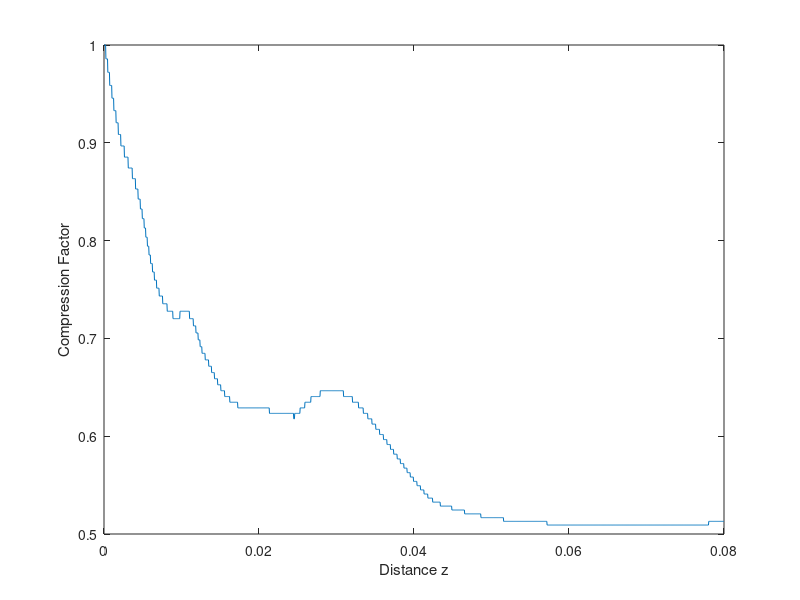

Recreate this plot in MATLAB. (Note: this script raises an error after producing the figure.)
%First order soliton with chirp
%%
clc; clear all; close all;

b2 = -200;%-33;% -10;
b2_initial = b2;

To= 0.908;%10; %Pulse width
T = 20*To;
nSamples = 2^10;

sigma = 53;%0.05;
C = sigma/b2;

% C = -0.265;
% sigma = C*b2;

Fs = (nSamples-1)/T;

dt = 1/Fs;
t = (-nSamples/2:nSamples/2-1)*dt;

df = 2*pi/T;
f = (-nSamples/2:nSamples/2-1)*df;
f = fftshift(f);

N_order = 1;
Ld = To^2/abs(b2);
gama = 20;
L = 0.08;
Po = 0.25*abs(b2)/gama/To^2;%3;
Lnl = 1/(Po*gama);


dz = min(Ld,Lnl)/100;
z_vector = 0:dz:L;

sep_factor = 5*To;
%%
simul_wave = zeros(length(z_vector), length(t));
% spec_wave = zeros(length(z_vector), length(t));

%Three pulses
% A = sech(t/To + -1*sep_factor*To).*exp((1i*C*t.^2)/2);
% A = A + sech(t/To + 0*sep_factor*To).*exp((1i*C*t.^2)/2);
% A = A + sech(t/To + 1*sep_factor*To).*exp((1i*C*t.^2)/2);

%Two pulses
A = sech(t/To + sep_factor/2 + -1*sep_factor).*exp((1i*C*t.^2)/2);
A = A + sech(t/To + sep_factor/2 + 0*sep_factor).*exp((1i*C*t.^2)/2);


Ao = abs(A).^2;
% plot(t/To,Ao)
fwhm1=find(abs(Ao)>abs(max(Ao)/2));
fwhm1=length(fwhm1);
fwhm_vec = zeros(1, length(z_vector));

eT = 0;
sinAmp = 0;
finWidth = 0;
eSech = 0; %1.763 is a constant from Cao Wai 2005 paper
PE = 0;
checkN = 0;
%%
% f = ifftshift(f);
b2 = b2_initial;
for i = 1:length(z_vector)

    D = exp(1i*(dz/2)*b2*f.^2).*fft(A);
    D = ifft(D);
    N = exp(1i*gama*abs(A).^2*dz);
    A = D.*N;
%     spec_wave(i,:) = ifftshift(abs(fft(A)));
    A_vec(i,:) = A;
    simul_wave(i,:) = abs(A).^2;
    
%     if i > 2
%         if max(simul_wave(i,:)) < max(simul_wave(i-1,:))
%             break;
%         end
%     end
end

%%
% figure;
% % mesh(t/To,z_vector, simul_wave);
% mesh(t/To,z_vector(1:511),simul_wave(1:511,:))
% xlabel('Time Delay T/To');
% ylabel('Distance z/LD');
% zlabel('Amplitude');
% title('First order soliton with initial chirp');

%%
A = A_vec(511,:);
Ao = abs(A).^2;
% plot(t/To,Ao)
fwhm1=find(abs(Ao)>abs(max(Ao)/2));
fwhm1=length(fwhm1);
fwhm_vec = zeros(1, length(z_vector));
%%
for i = 1:length(z_vector)

    D = exp(1i*(dz/2)*b2*f.^2).*fft(A);
    D = ifft(D);
    N = exp(1i*gama*abs(A).^2*dz);
    A = D.*N;
%     spec_wave(i,:) = ifftshift(abs(fft(A)));
    simul_wave(i,:) = abs(A).^2;
%     plot(t/To, simul_wave(i,:));
%     ylim([0 2])
%     pause(.00000001);
    
%     fwhm=find(abs(A)>abs(max(A)/2));
%     fwhm=length(fwhm);
% %     fwhm_vec(i) = fwhm;
%     fwhm_vec = [fwhm_vec fwhm];
%     c_factor(i) = fwhm/fwhm1;
    
    
    fwhm=find(abs(A).^2>max(abs(A).^2)/2);
    fwhm=length(fwhm);
    fwhm_vec(i) = fwhm;
    c_factor(i) = (fwhm1/fwhm);
    
    b2_vec(i) = b2;
    b2 = b2_initial*exp(-sigma*z_vector(i));

    
    
    eT = [eT trapz(simul_wave(i,:))];
    simAmp = [sinAmp max(simul_wave(i,:))];
    finWidth = [finWidth fwhm_vec(i)];
    eSech = [eSech 2*simAmp(end)*(finWidth(end)/1.763)]; %1.763 is a constant from Cao Wai 2005 paper
    PE = [PE abs(eT(end)-eSech(end))/eT(end) *100];
    checkN = [checkN (gama*simAmp(end)*To^2)/abs(b2)];
end

%%
% figure;
% mesh(t/To,z_vector, simul_wave);
% xlabel('Time Delay T/To');
% ylabel('Distance z/LD');
% zlabel('Amplitude');
% title('First order soliton with initial chirp');
% view(0, 90);
% %%
% figure;
% plot(t/To,simul_wave(1,:));
% hold on;
% plot(t/To, simul_wave(2,:));
% hold on;
% plot(t/To, simul_wave(end,:));
% legend('z = 0', 'z = L/2', 'z = L');
% title('Soliton pulses')
% xlabel('T/To')
% ylabel('Amplitude')

%%
figure;
% plot(PE)
% hold on
plot(z_vector,c_factor)
xlabel('Distance z');
ylabel('Compression Factor');
%%
% eT = trapz(simul_wave(end,:));
% simAmp = max(simul_wave(end,:));
% finWidth = fwhm_vec(end);
% eSech = 2*simAmp*(finWidth/1.763); %1.763 is a constant from Cao Wai 2005 paper
% PE = abs(eT-eSech)/eT *100;
% checkN = (gama*simAmp*To^2)/abs(b2);
%%
% figure
% plot(b2_vec)

%%
fake_z_vector = 1/100:1/100:L;
for i = 1:L*100
    fake_z_vector(i)-(dz/2)
   pos = find(z_vector > fake_z_vector(i)-(dz/2), 1);
   fake_sim_wave(i,:) = simul_wave(pos,:);    
end
%%
figure
surface(t/To, fake_z_vector, fake_sim_wave, 'FaceAlpha', [0], 'MeshStyle', 'row');
xlim([-6 6])
grid on
grid minor
view([-45 30])
xlabel('Time Delay T/To');
ylabel('Distance z');
zlabel('Amplitude');